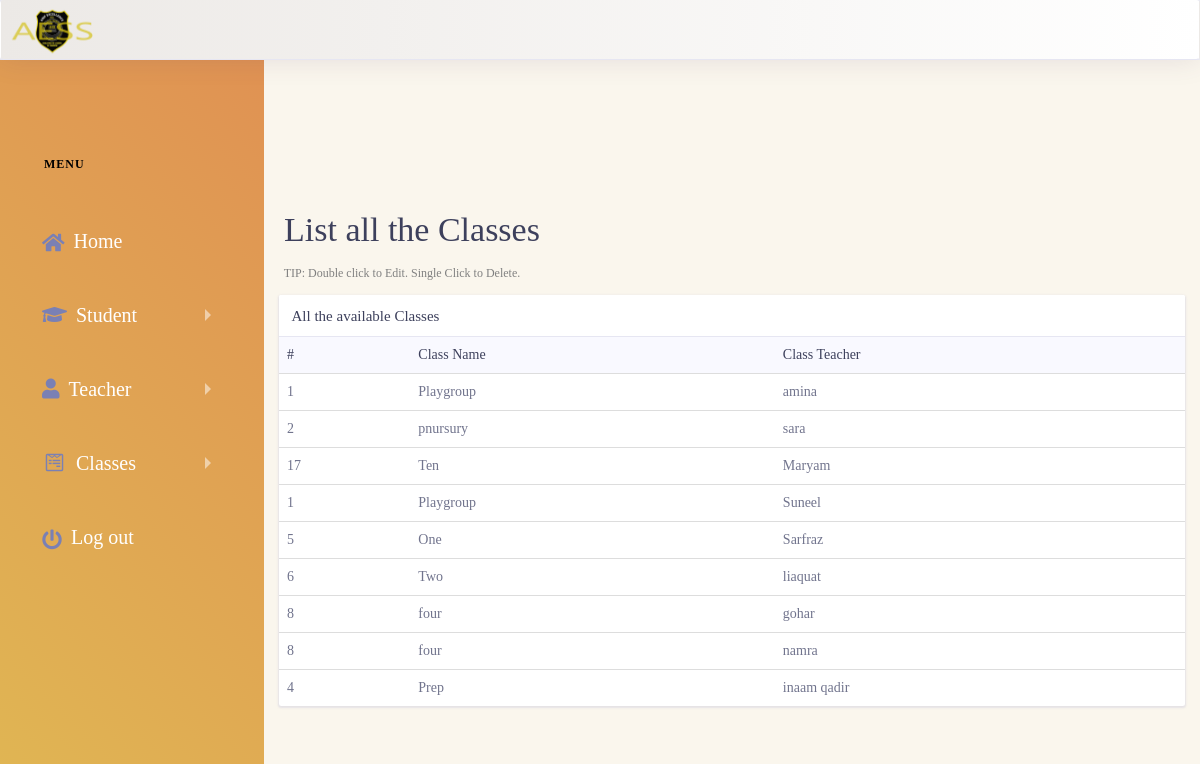
The page /pages/admin/listclasses.php (signed in) on the database its author committed.
### tables this page shows
CREATE TABLE IF NOT EXISTS `section_level` (
  `section_id` int(11) NOT NULL AUTO_INCREMENT,
  `sectionname` varchar(10) DEFAULT NULL,
  PRIMARY KEY (`section_id`)
);

### pages/admin/listclasses.php (the view, shortened to what this page needs)
<?php
include("sidebar.php");
include("../connection.php");
?>
<div class="dashboard-wrapper" style="background-color:#faf6ed">
     <div class="container">
          <div class="row">
               <div class="addstudenttext">
                    <h1>List all the Classes</h1>
                    <h6 style="color:gray">TIP: Double click to Edit. Single Click to Delete.</h6>
               </div>
               <div class="col-xl-12 col-lg-12 col-md-8 col-sm-12" id="table">
                    <div class="card">
                         <h5 class="card-header">All the available Classes</h5>
                         <div class="card-body p-0">
                              <div class="block" data-fade="true">
                                   <div class="table-responsive">
                                        <table class="table">
                                             <thead class="bg-light">
                                                  <tr class="border-0">
                                                       <th class="border-0">#</th>
                                                       <th class="border-0">Class Name</th>
                                                       <th class="border-0">Class Teacher</th>
                                                  </tr>
                                             </thead>
                                             <tbody>
                                                  <?php
                                                  $result = $conn->query("SELECT distinct teacher_name,
                                                  sectionname,section_id from section_level
                                                  join students on s_sid = section_id
                                                  join teacher on t_sid = section_id
                                                  ")->fetchAll(PDO::FETCH_ASSOC);
                                                  foreach ($result as $rows) {
                                                  ?>
                                                       <tr ondblclick="perform(this,<?php echo $rows['section_id'] ?>)">
                                                            <td id="tdid<?php echo $rows['section_id']; ?>"><?php echo $rows['section_id']; ?></td>
                                                            <td id="tdclassname<?php echo $rows['section_id']; ?>"><?php echo $rows['sectionname']; ?></td>
                                                            <td id="tdregNum<?php echo $rows['section_id']; ?>"><?php echo $rows['teacher_name']; ?></td>
                                                       </tr>
                                                  <?php } ?>
                                             </tbody>
                                        </table>
                                   </div>
                              </div>
                         </div>
                    </div>
               </div>
          </div>
     </div>
</div>

### pages/admin/listclasses.php (style rules this page uses)
.addstudenttext { margin-top: 150px; text-align: center; }
.addstudenttext h1 { text-align: center; margin-left: 20px; }

### rows shown on the page
section_level: section_id "1", sectionname "Playgroup", teacher_name "amina", teacher_name "Suneel"
section_level: section_id "2", sectionname "pnursury", teacher_name "sara"
section_level: section_id "17", sectionname "Ten", teacher_name "Maryam"
section_level: section_id "5", sectionname "One", teacher_name "Sarfraz"
section_level: section_id "6", sectionname "Two", teacher_name "liaquat"
section_level: section_id "8", sectionname "four", teacher_name "gohar", teacher_name "namra"
section_level: section_id "4", sectionname "Prep", teacher_name "inaam qadir"
